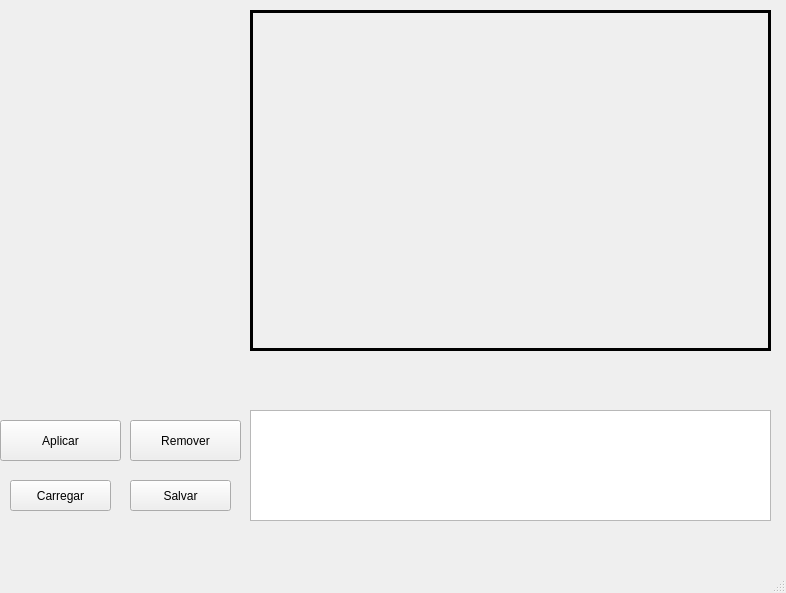
<?xml version="1.0" encoding="UTF-8"?>
<ui version="4.0">
 <class>MainWindow</class>
 <widget class="QMainWindow" name="MainWindow">
  <property name="geometry">
   <rect>
    <x>0</x>
    <y>0</y>
    <width>786</width>
    <height>593</height>
   </rect>
  </property>
  <property name="windowTitle">
   <string>MainWindow</string>
  </property>
  <widget class="QWidget" name="centralwidget">
   <widget class="QListWidget" name="ListaAct">
    <property name="geometry">
     <rect>
      <x>250</x>
      <y>410</y>
      <width>521</width>
      <height>111</height>
     </rect>
    </property>
   </widget>
   <widget class="QPushButton" name="btn_carregar">
    <property name="geometry">
     <rect>
      <x>10</x>
      <y>480</y>
      <width>101</width>
      <height>31</height>
     </rect>
    </property>
    <property name="text">
     <string>Carregar</string>
    </property>
   </widget>
   <widget class="QLabel" name="Image">
    <property name="geometry">
     <rect>
      <x>250</x>
      <y>10</y>
      <width>521</width>
      <height>341</height>
     </rect>
    </property>
    <property name="frameShape">
     <enum>QFrame::Box</enum>
    </property>
    <property name="lineWidth">
     <number>3</number>
    </property>
    <property name="text">
     <string/>
    </property>
    <property name="scaledContents">
     <bool>false</bool>
    </property>
    <property name="alignment">
     <set>Qt::AlignCenter</set>
    </property>
   </widget>
   <widget class="QPushButton" name="btn_aplicar">
    <property name="geometry">
     <rect>
      <x>0</x>
      <y>420</y>
      <width>121</width>
      <height>41</height>
     </rect>
    </property>
    <property name="text">
     <string>Aplicar</string>
    </property>
   </widget>
   <widget class="QPushButton" name="btn_remover">
    <property name="geometry">
     <rect>
      <x>130</x>
      <y>420</y>
      <width>111</width>
      <height>41</height>
     </rect>
    </property>
    <property name="text">
     <string>Remover</string>
    </property>
   </widget>
   <widget class="QPushButton" name="btn_salvar">
    <property name="geometry">
     <rect>
      <x>130</x>
      <y>480</y>
      <width>101</width>
      <height>31</height>
     </rect>
    </property>
    <property name="text">
     <string>Salvar</string>
    </property>
   </widget>
  </widget>
  <widget class="QMenuBar" name="menubar">
   <property name="geometry">
    <rect>
     <x>0</x>
     <y>0</y>
     <width>786</width>
     <height>21</height>
    </rect>
   </property>
  </widget>
  <widget class="QStatusBar" name="statusbar"/>
 </widget>
 <resources/>
 <connections/>
</ui>
